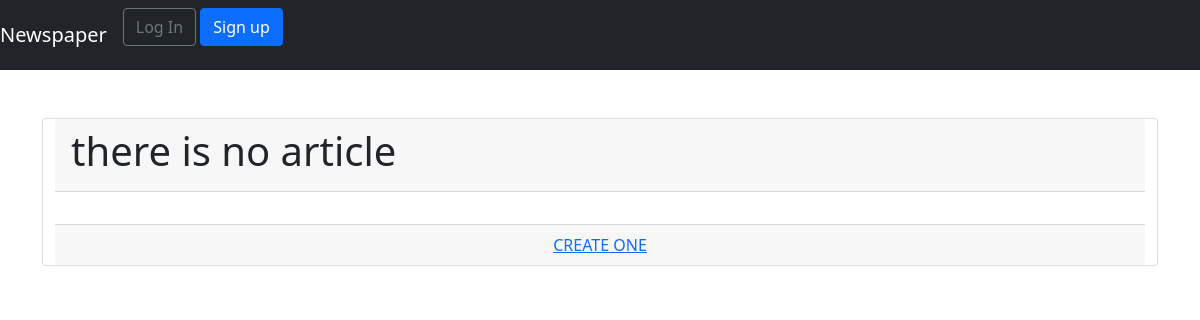
/articles/, run on an earlier commit of the app's database.
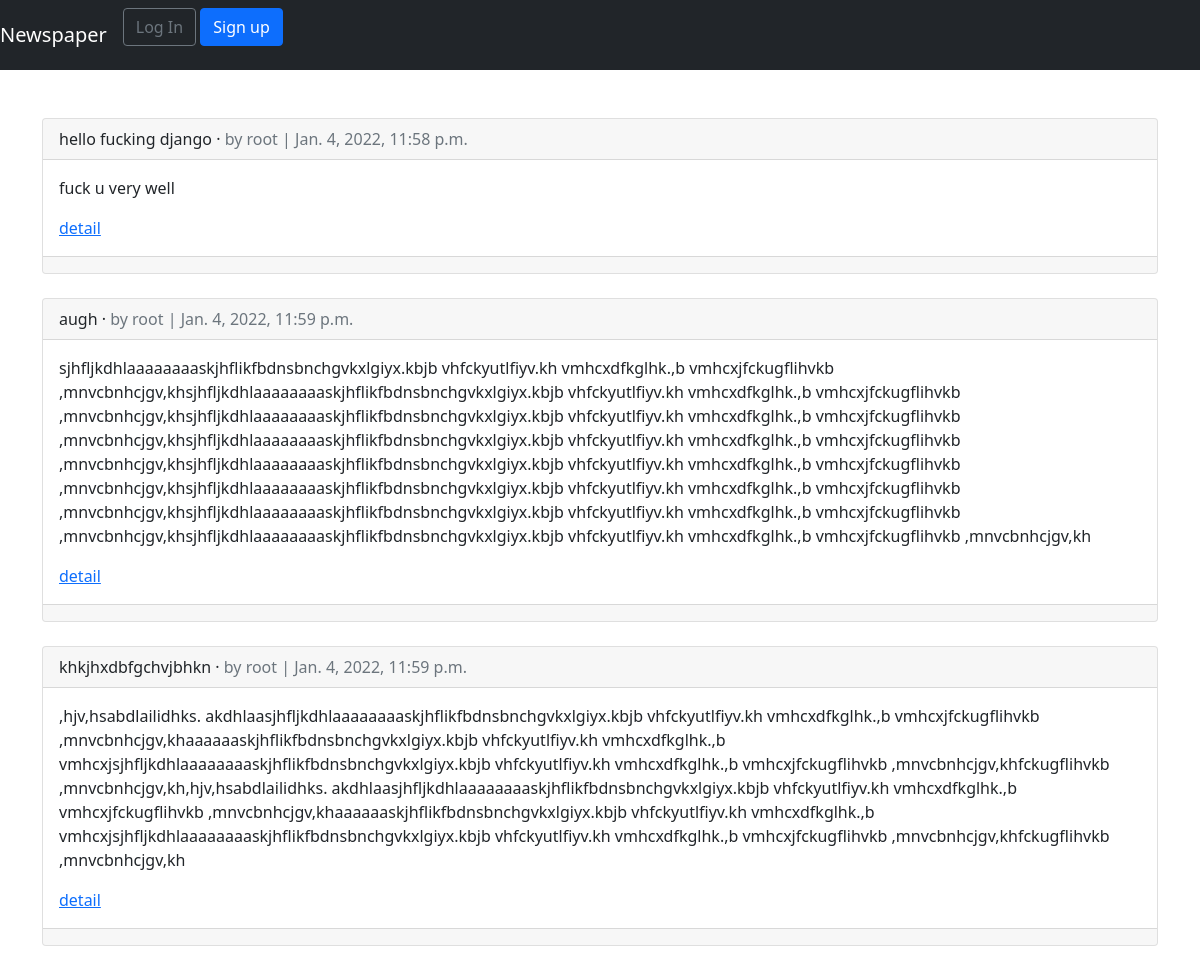
And on a later commit of the database.
### articles/models.py (models this page shows, shortened)
class Article(models.Model):
    title = models.CharField(max_length= 255)
    body = models.TextField()
    date = models.DateTimeField(auto_now_add=True)
    author = models.ForeignKey(
        get_user_model(),
        on_delete=models.CASCADE,
        related_name='authors',
    )
    seen = models.IntegerField( default = 1, null=False, blank= True )
    saw_users = models.ManyToManyField(
        get_user_model(),
        related_name='saw_by',
    )

### users/models.py (models this page shows)
class CustomUser(AbstractUser):
    age = models.PositiveIntegerField(null = True, blank=True)
    image = models.ImageField(null = True, blank=True, upload_to = "images/")

### articles/views.py (the view)
# urls.py: path('', ArticleListView.as_view(), name='article_list'),
class ArticleListView(ListView):
    model = Article
    template_name = 'article_list.html'

### users/templates/article_list.html (shortened to what this page needs)
{% extends 'base.html' %}
{% block content %}
{% if object_list %}
    {% for article in object_list %}
        <div class="card">
            <div class="card-header">
                <span class="font-weight-bold">{{ article.title }}</span> &middot;
                <span class="text-muted">by {{ article.author }} | {{ article.date }}</span>
            </div>
            <div class="card-body">
               <p> {{ article.body }} </p>
                <a href="{% url 'article_detail' article.pk %}">detail</a>
            </div>
            <div class="card-footer text-center text-muted">
            </div>
        </div>
        <br />
    {% endfor %}
{% else %}
    <div class="card container">
        <div class="card-header">
            <h1> there is no article </h1>
        </div>
        <div class="card-body">
        </div>
        <div class="card-footer text-center text-muted">
            <a href="{% url 'create_article'%}">CREATE ONE</a>
        </div>
{% endif %}
{% endblock content %}

### users/templates/base.html (shortened to what this page needs)
<html>
<head>
<link href="https://cdn.jsdelivr.net/npm/bootstrap@5.1.3/dist/css/bootstrap.min.css" rel="stylesheet">
</head>
<body>
<main>
    <nav class="navbar navbar-expand-md navbar-dark bg-dark mb-5 d-flex justify-content-between">
        <a class="navbar-brand" href="{% url 'home' %}">Newspaper</a>
        <div class="collapse navbar-collapse" id="navbarCollapse">
            {% if user.is_authenticated %}
                <ul class="navbar-nav ml-auto">
                    <li class="nav-item">
                        <a class="nav-link dropdown-toggle" href="#" id="userMenu" data-toggle="dropdown" aria-haspopup="true" aria-expanded="false">
                            {{ user.username }}
                        </a>
                        <div class="dropdown-menu dropdown-menu-right" aria-labelledby="userMenu">
                            <a class="dropdown-item" href="{% url 'password_change'%}">Change password</a>
                            <div class="dropdown-divider"></div>
                            <a class="dropdown-item" href="{% url 'logout' %}">Log Out</a>
                        </div>
                    </li>
                </ul>
            {% else %}
                <form class="form-inline ml-auto">
                    <a href="{% url 'login' %}" class="btn btn-outline-secondary">Log In</a>
                    <a href="{% url 'signup' %}" class="btn btn-primary ml- ">Sign up</a>
                </form>
            {% endif %}
        </div>
    </nav>
    <div class="container">
        {% block content %}
        {% endblock content %}
    </div>
</main>
</body>
</html>

What changed in the data, as far as the page shows it:
added Article: title "hello fucking django", author "root", date "Jan. 4, 2022, 11:58 p.m.", body "fuck u very well"
added Article: title "augh", author "root", date "Jan. 4, 2022, 11:59 p.m.", body "sjhfljkdhlaaaaaaaaskjhflikfbdnsbnchgvkxlgiyx.kbjb vhfckyutlfiyv.kh vmhcxdfkglhk.,b vmhcxjfckugflihvkb ,mnvcbnhcjgv,khsjhfljkdhlaaaaaaaaskjhflikfbdnsbnchgvkxlgiyx.kbjb vhfckyutlfiyv.kh vmhcxdfkglhk.,b vmhcxjfckugflihvkb ,mnvcbnhcjgv,khsjhfljkdhlaaaaaaaaskjhflikfbdnsbnchgvkxlgiyx.kbjb vhfckyutlfiyv.kh vmhcxdfkglhk.,b vmhcxjfckugflihvkb ,mnvcbnhcjgv,khsjhfljkdhlaaaaaaaaskjhflikfbdnsbnchgvkxlgiyx.kbjb vhfckyutlfiyv.kh vmhcxdfkglhk.,b vmhcxjfckugflihvkb ,mnvcbnhcjgv,khsjhfljkdhlaaaaaaaaskjhflikfbdnsbnchgvkxlgiyx.kbjb vhfckyutlfiyv.kh vmhcxdfkglhk.,b vmhcxjfckugflihvkb ,mnvcbnhcjgv,khsjhfljkdhlaaaaaaaaskjhflikfbdnsbnchgvkxlgiyx.kbjb vhfckyutlfiyv.kh vmhcxdfkglhk.,b vmhcxjfckugflihvkb…"
added Article: title "khkjhxdbfgchvjbhkn", author "root", date "Jan. 4, 2022, 11:59 p.m.", body ",hjv,hsabdlailidhks. akdhlaasjhfljkdhlaaaaaaaaskjhflikfbdnsbnchgvkxlgiyx.kbjb vhfckyutlfiyv.kh vmhcxdfkglhk.,b vmhcxjfckugflihvkb ,mnvcbnhcjgv,khaaaaaaskjhflikfbdnsbnchgvkxlgiyx.kbjb vhfckyutlfiyv.kh vmhcxdfkglhk.,b vmhcxjsjhfljkdhlaaaaaaaaskjhflikfbdnsbnchgvkxlgiyx.kbjb vhfckyutlfiyv.kh vmhcxdfkglhk.,b vmhcxjfckugflihvkb ,mnvcbnhcjgv,khfckugflihvkb ,mnvcbnhcjgv,kh,hjv,hsabdlailidhks. akdhlaasjhfljkdhlaaaaaaaaskjhflikfbdnsbnchgvkxlgiyx.kbjb vhfckyutlfiyv.kh vmhcxdfkglhk.,b vmhcxjfckugflihvkb ,mnvcbnhcjgv,khaaaaaaskjhflikfbdnsbnchgvkxlgiyx.kbjb vhfckyutlfiyv.kh vmhcxdfkglhk.,b vmhcxjsjhfljkdhlaaaaaaaaskjhflikfbdnsbnchgvkxlgiyx.kbjb vhfckyutlfiyv.kh vmhcxdfkglhk.,b vmhcxjfckugflihvkb…"
Also different on the page:
text no longer shown: "there is no article CREATE ONE"
